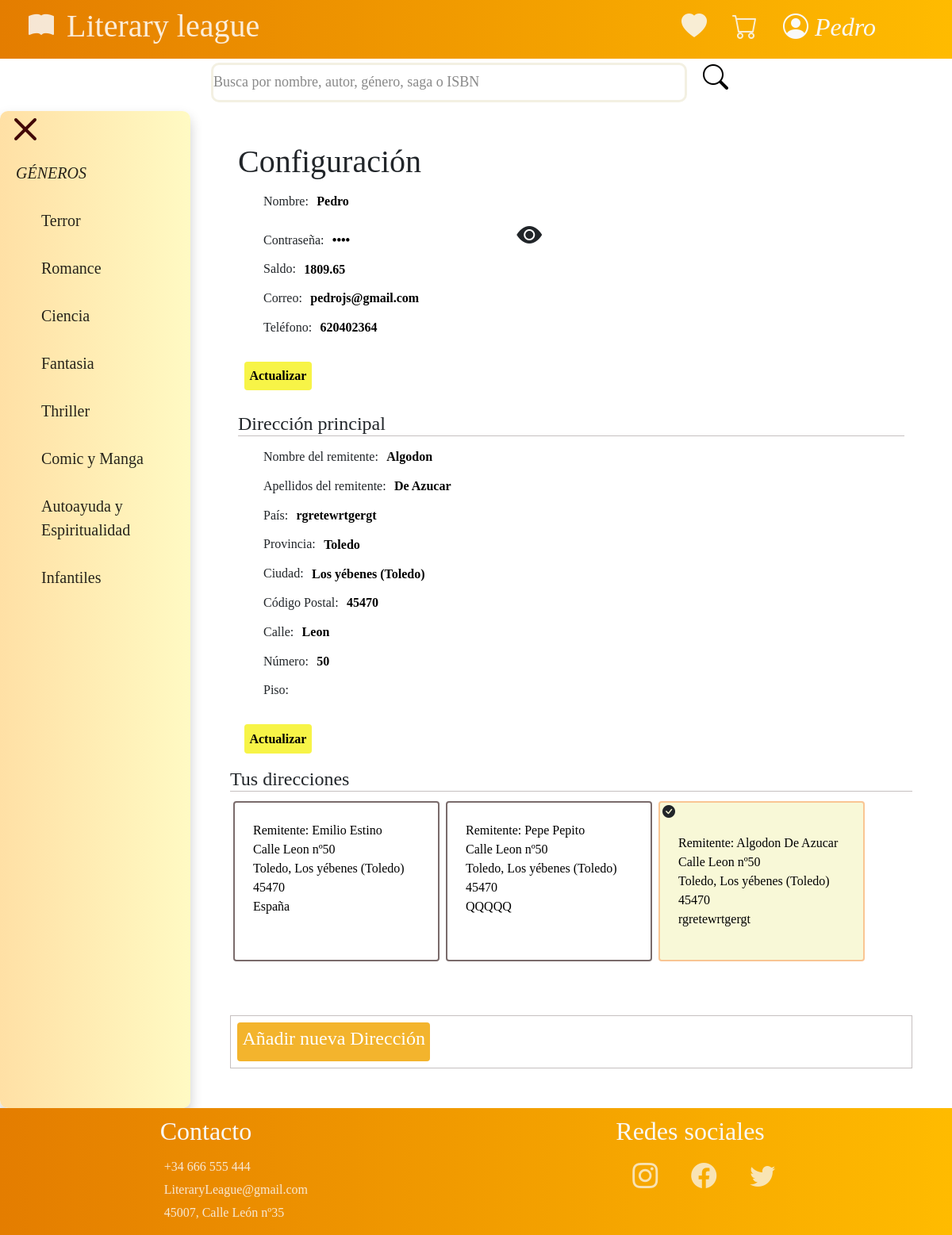
Page /php/configuracion.php (signed in) on the committed database.
### tables this page shows
CREATE TABLE `usuario` (
  `IdUsuario` int(11) NOT NULL,
  `Nombre` varchar(30) NOT NULL,
  `Clave` varchar(20) NOT NULL,
  `Saldo` decimal(10,2) NOT NULL,
  `Correo` varchar(50) NOT NULL,
  `Telefono` varchar(25) NOT NULL,
  `Direccion` int(11) DEFAULT NULL
);

CREATE TABLE `direccion` (
  `IdDireccion` int(11) NOT NULL,
  `NombreRemitente` varchar(30) NOT NULL,
  `ApellidosRemitente` varchar(40) NOT NULL,
  `Pais` varchar(40) NOT NULL,
  `Provincia` varchar(40) NOT NULL,
  `Ciudad` varchar(40) NOT NULL,
  `CP` int(11) NOT NULL,
  `Calle` varchar(50) NOT NULL,
  `Numero` int(11) DEFAULT NULL,
  `Piso` varchar(50) DEFAULT NULL
);

### php/configuracion.php (the view, shortened to what this page needs)
<?php
require ('general.php');
$cadena_conexion = "mysql:dbname=libreria;host=127.0.0.1";
$usuario = "root";
$bd = new PDO($cadena_conexion, $usuario,);
$bd->setAttribute(PDO::ATTR_ERRMODE, PDO::ERRMODE_EXCEPTION);
$idusuario = $_SESSION["usuario"]["IdUsuario"];
$consulta_usuario = $bd->prepare("SELECT * FROM usuario WHERE IdUsuario = ?");
$consulta_usuario->execute([$idusuario]);
$resulUd = $consulta_usuario->fetch(PDO::FETCH_ASSOC);
$idDireccion = isset($_SESSION["direccion"]["IdDireccion"]) ? $_SESSION["direccion"]["IdDireccion"] : null ;
$resulDird = $bd->query("SELECT d.*
    FROM direccion d, usuario u
    WHERE d.IdDireccion = COALESCE(u.Direccion, '$idDireccion') AND u.IdUsuario = '$idusuario'");
$resulDir = $resulDird->fetch();
$direccionesUsuario ='' ;
$resul = $bd->query("SELECT d.*
FROM usuario u, direccion d, usuariodireccion ud
WHERE u.IdUsuario = ud.Usuario AND d.IdDireccion = ud.Direccion AND u.IdUsuario = '$idusuario';");
if ($resul && $resul->rowCount() > 0) {
    $resul = $resul->fetchAll();
    foreach($resul as $dato){
    $direccionesUsuario .='<form action="' . htmlspecialchars($_SERVER["PHP_SELF"]) . '" method="POST"';
        if($dato['IdDireccion'] == $resulUd["Direccion"]){
            $direccionesUsuario .=' class=" bi2 bi-check-circle-fill"';
        }
            $direccionesUsuario .='>';
                $direccionesUsuario .= '<input type="hidden" name="id_direccion_usuario" value="' . $dato['IdDireccion'] . '" class="id_direccion_usuario">
                    <button>
                    <ul class="lista-direcciones" >
                        <li>Remitente: '.$dato['NombreRemitente'].' '.$dato['ApellidosRemitente'].'</li>
                        <li>Calle '.$dato['Calle'].' nº'.$dato['Numero'];
                        $direccionesUsuario .= '</li>
                        <li>'.$dato['Provincia'].', '.$dato['Ciudad'].' '.$dato['CP'].'</li>
                        <li>'.$dato['Pais'].'</li>';
                        $direccionesUsuario .= '</button>
                    </ul>
        </form>';
    }
} else {
    $direccionesUsuario .= "No tienes ninguna direccion";
}
?>
<!DOCTYPE html>
<html lang="en">
<head>
    <link rel="stylesheet" href="../css/configuracion.css">
</head>
<body>
<main>
<div class="usuario">
    <h1>Configuración</h1>
    <form action="<?php echo htmlspecialchars($_SERVER["PHP_SELF"]); ?>" method="POST" class="actualizar_usuario">
        <ul>
        <li>Nombre: <input name="nombre" type="text" required value="<?php echo htmlspecialchars($resulUd["Nombre"]); ?>"></li>
        <li>Contraseña: <input name="clave" id="clave" type="password" required value="<?php echo htmlspecialchars($resulUd["Clave"]); ?>">
            <i id="eyeIcon" class="bi bi-eye-fill" onclick="verClave()"></i>
        </li>
        <li>Saldo: <input name="saldo" type="text" value="<?php echo htmlspecialchars($resulUd['Saldo']); ?>"></li>
        <li>Correo: <input name="correo" type="email" required value="<?php echo htmlspecialchars($resulUd["Correo"]); ?>"></li>
        <li>Teléfono: <input name="telefono" type="text" value="<?php echo htmlspecialchars($resulUd["Telefono"]); ?>"></li>
        </ul>
        <input type="submit" name="actualizar_usuario" value="Actualizar" class="botones">
    </form>
    </div>
    <div class="direccion">
    <form action="<?php echo htmlspecialchars($_SERVER["PHP_SELF"]); ?>" method="POST" class="actualizar_direccion">
    <h4 class="titulo">Dirección principal</h4>
    <?php
if($resulDird && $resulDird->rowCount() === 0){
    echo '<h3 class="advertencia">No hay una direccion principal</h3>';
}else{
    echo '<ul>
            <li>Nombre del remitente: <input name="nombreRemitente" type="text" value="' . $resulDir["NombreRemitente"] . '"></li>
            <li>Apellidos del remitente: <input name="apellidosRemitente" type="text" value="' . $resulDir["ApellidosRemitente"] . '"></li>
            <li>País: <input name="pais" type="text" value="' . $resulDir["Pais"] . '"></li>
            <li>Provincia: <input name="provincia" type="text" value="' . $resulDir["Provincia"] . '"></li>
            <li>Ciudad: <input name="ciudad" type="text" value="' . $resulDir["Ciudad"] . '"></li>
            <li>Código Postal: <input name="cp" type="number" value="' . $resulDir["CP"] . '"></li>
            <li>Calle: <input name="calle" type="text" value="' . $resulDir["Calle"] . '"></li>
            <li>Número: <input name="numero" type="number" value="' . $resulDir["Numero"] . '"></li>
            <li>Piso: <input name="piso" type="text" value="' . $resulDir["Piso"] . '"></li>
        </ul>
        <input type="submit" name="actualizar_direccion" value="Actualizar" class="botones">';
}
    ?>
</form>
</div>
  <section>
    <div class="direcciones_existentes">
        <h4 class="titulo">Tus direcciones </h4>
        <div class="lista_direcciones">
        <?php
        echo $direccionesUsuario;
        ?>
       </div>
    </div>
    <div class="añadir_direccion inicio-sesion">
    <button id="mostrarFormulario"><h4>Añadir nueva Dirección</h4></button>
    </div>
    </section>
</main>
</body>
</html>

### php/general.php (shortened to what this page needs)
<?php
    $cadena_conexion = "mysql:dbname=libreria;host=127.0.0.1";
    $usuario = "root";
    try {
        $bd = new PDO($cadena_conexion, $usuario);
        $bd->setAttribute(PDO::ATTR_ERRMODE, PDO::ERRMODE_EXCEPTION);
        $generosResult = $bd->query("SELECT * FROM genero");
        $generosLibros = [];
        while ($row = $generosResult->fetch(PDO::FETCH_ASSOC)) {
            $generosLibros[$row['IdGenero']] = $row['Nombre'];
        }
    }catch (PDOException $e) {
        die("Error de conexión a la base de datos: " . $e->getMessage());
    }
?>
    <!DOCTYPE html>
    <html lang="en">
        <head>
            <link rel="stylesheet" href="https://cdn.jsdelivr.net/npm/bootstrap@5.0.2/dist/css/bootstrap.min.css">
            <link rel="stylesheet" href="https://cdn.jsdelivr.net/npm/bootstrap-icons@1.5.0/font/bootstrap-icons.css">
            <link rel="stylesheet" href="../css/general.css">
        </head>
        <body>
            <header>
                <section class="barra_superior">
                    <a class="cab_izq" href="principal.php">
                        <i class="bi bi-book-fill"></i>
                        <h1>Literary league</h1>
                    </a>
                        <ul class="cab_der">
                            <li><a href="listaDeseos.php"><i class="bi bi-heart-fill"></i></a></li>
                            <li><a href="carrito.php"><i class="bi bi-cart"></i></a></li>
                            <li>
                                <div class="menu-desplegable">
                                    <?php if (!isset($_SESSION['usuario']) || empty($_SESSION['usuario']) || $_SESSION['usuario'] == null) {
                                        echo '<h2>Mi Cuenta</h2>
                                            <ul class="submenu">
                                            <li><a href="login.php">Iniciar Sesión</a></li>
                                            <li><a href="registro.php">Registrarse</a></li>
                                            </ul>';
                                    } else{
                                    $idusuario = $_SESSION["usuario"]["IdUsuario"];
                                    $usuario = $bd->prepare("SELECT Nombre FROM usuario WHERE IdUsuario = ?");
                                    $usuario->execute([$idusuario]);
                                    $resulUd = $usuario->fetch(PDO::FETCH_ASSOC);
                                    echo '<i class="bi bi-person-circle"> ' . $resulUd['Nombre'] . '</i>
                                    <ul  class="submenu">
                                    <li ><a href="misPedidos.php"><i class="bi bi-bag-check-fill"></i>Mis pedidos</a></li>
                                    <li class="confi"><a href="configuracion.php"><i class="bi bi-gear-fill"> Configuración</i></a></li>
                                    <li><button><a href="logout.php"><i class="bi bi-box-arrow-left"> Cerrar sesión</i></a></button></li>
                                    </ul>';
                                    }
                                    ?>
                            </li>
                        </ul>
                </section>
                <section class="barra_inferior">
                <form action="buscador.php" method="GET">
                    <input type="text" name="busqueda" id="busqueda" placeholder="Busca por nombre, autor, género, saga o ISBN">
                    <button  class=" bi bi-search"></button>
                </form>
            </section>
            </header>
            <nav >
                <div id= "navegador_lateral">
                    <i id="cerrar_nav" class="bi bi-x-lg"></i>
                        <i><a id="sinHover">GÉNEROS</a></i><ul>
                            <?php
                                foreach ($generosLibros as $idGenero => $nombreGenero) {
                                    echo "<li><a href=genero.php?genero=$idGenero>$nombreGenero</a></li>";
                                }
                            ?>
                    </ul>
                </div>
            </nav>
            <main>
            </main>
            <footer>
                <div class="pie_izq">
                    <h2>Contacto</h2>
                    <ul>
                        <li>+34 666 555 444</li>
                        <li>LiteraryLeague@gmail.com</li>
                        <li>45007, Calle León nº35</li>
                    </ul>
                </div>
                <div class="pie_der">
                    <h2>Redes sociales</h2>
                    <ul>
                        <li><a href="#"><i class="bi bi-instagram"></i></a></li>
                        <li><a href="#"><i class="bi bi-facebook"></i></a></li>
                        <li><a href="#"><i class="bi bi-twitter"></i></a></li>
                    </ul>
                </div>
            </footer>
    </body>
</html>

### css/general.css (style rules this page uses)
* { padding: 0; margin:0; font-family: Cambria; }
body { display: grid; grid-template-areas: 'cabecero cabecero' 'navegador principal' 'pie pie'; grid-template-columns: 1fr 4fr; grid-template-rows: 140px minmax(400px, 1fr) 160px; overflow-x: hidden; }
.barra_inferior, .barra_inferior form, .cab_der { flex-direction: row; justify-content: center; align-content: center; align-items: center; align-self: center; }
header { grid-area: cabecero; }
header > section { display: flex; }
.barra_superior { background: linear-gradient(to right, #e47d00, #ffbb00); color: #ffffff; display: flex; justify-content: space-between; align-items: center; }
.cab_der { display: flex; padding-right: 80px; padding-top: 10px; }
.cab_der > ul, .cab_izq { display: flex; flex-direction: row; color: #ffffff; }
.cab_izq { margin-left: 20px; }
.barra_inferior form #busqueda { min-width: 50vw; height: 50px; font-size: large; border-radius: 10px ; border: solid ; border-color: #f1eedd; }
nav { grid-area: navegador; }
nav ul { bottom: 180px; }
main { grid-area: principal; }
footer { grid-area: pie; display: flex; justify-content: space-around; background: linear-gradient(to right, #e47d00, #ffbb00); color: #f9f9f9; position: relative; bottom: 0; width: 100vw; padding: 10px; }
.pie_izq, .pie_der { display: flex; flex-direction: column; align-items: flex-start; }
.pie_izq ul, .pie_der ul { padding: 0; margin: 0; }
.pie_der ul { display: flex; }
.pie_izq ul li, .pie_der ul li { margin: 5px; }
footer .bi, .barra_superior .bi { color: #f9f9f9; }
li { list-style-type: none; }
.cab_der img, .barra_inferior input, .navegador, footer li, a { opacity: 85%; }
a { text-decoration: none; color: #000; }
button { border: none; background: none; }
.menu-desplegable { position: relative; display: block; }
.bi { font-size: 2em; padding: 0 0.5em; }
#navegador_lateral { display: flex; flex-direction: column; flex-wrap: wrap; height: 100%; background: linear-gradient(to right, #ffe0a5, #fffac3); overflow-x: visible; transition: 0.5s; padding-top: 0px 60px; border-radius: 10px; box-shadow: 0px 8px 16px 0px rgba(0,0,0,0.2); }
#navegador_lateral a { list-style: none; border-radius: 10px; }
#navegador_lateral a { padding: 15px 20px; text-decoration: none; font-size: 20px; color: #000000; display: block; transition: 0.3s; }
#navegador_lateral #cerrar_nav { color: rgb(66, 7, 7); }

### css/configuracion.css (style rules this page uses)
main { display: grid; grid-template-columns:1fr; grid-column: 1fr 1fr 1fr 1fr; margin: 30px 50px; }
.usuario { grid-column: 1 / span 1; grid-row: 1; max-width: 100%; padding: 10px; }
.direccion { grid-column: 1 / span 1; grid-row: 2; max-width: 100%; padding: 10px; }
#mostrarFormulario { background: rgb(243, 180, 45); color: white; border-radius: 4px; padding: 0.4em; margin: 8px; }
.lista_direcciones { display: flex; flex-direction: row; flex-wrap: wrap; justify-items: last baseline; }
.lista_direcciones form { border: 2px solid rgb(122, 107, 107); border-radius: 4px; padding: 3px; margin: 4px; }
form.bi-check-circle-fill { background: #f8f8d7; text-align: left; display: flex; flex-direction: column; border: 2px solid #f9c593; }
main input { border: none; font-weight: bold; padding: 0.4em; }
main input[type="submit"] { background-color: rgb(247, 244, 71); border-radius: 4px; padding: 0.4em; margin: 8px; }
.inicio-sesion { border: 1px solid rgb(198, 192, 192); margin-bottom: 20px; }
.titulo { border-bottom: 1px solid rgb(198, 192, 192); }
.lista-direcciones { text-align: start; width: 250px; padding: 20px; }
.lista-direcciones li { display: flex; }
.direcciones_existentes { margin-bottom: 4em ; }

### rows in the picture
usuario: Nombre "Pedro", nombre "Pedro", saldo "1809.65", correo "pedrojs@gmail.com", telefono "620402364"
direccion: nombreRemitente "Algodon", apellidosRemitente "De Azucar", pais "rgretewrtgergt", provincia "Toledo", ciudad "Los yébenes (Toledo)", cp "45470", calle "Leon", numero "50", NombreRemitente "Algodon", ApellidosRemitente "De Azucar", Calle "Leon", Numero "50", Provincia "Toledo", Ciudad "Los yébenes (Toledo)", CP "45470", Pais "rgretewrtgergt"
direccion: NombreRemitente "Emilio", ApellidosRemitente "Estino", Calle "Leon", Numero "50", Provincia "Toledo", Ciudad "Los yébenes (Toledo)", CP "45470", Pais "España"
direccion: NombreRemitente "Pepe", ApellidosRemitente "Pepito", Calle "Leon", Numero "50", Provincia "Toledo", Ciudad "Los yébenes (Toledo)", CP "45470", Pais "QQQQQ"

### other values in the picture
$nombreGenero "Terror"
$nombreGenero "Romance"
$nombreGenero "Ciencia"
$nombreGenero "Fantasia"
$nombreGenero "Thriller"
$nombreGenero "Comic y Manga"
$nombreGenero "Autoayuda y Espiritualidad"
$nombreGenero "Infantiles"
